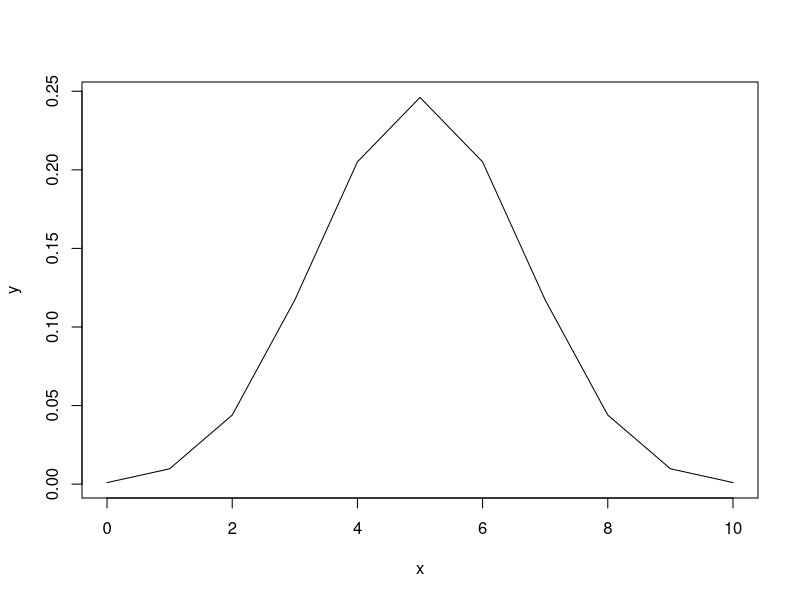
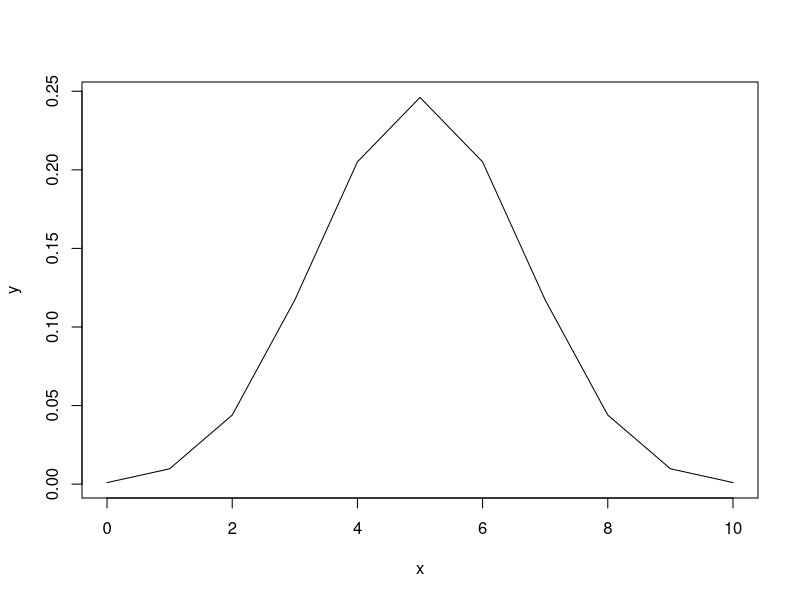
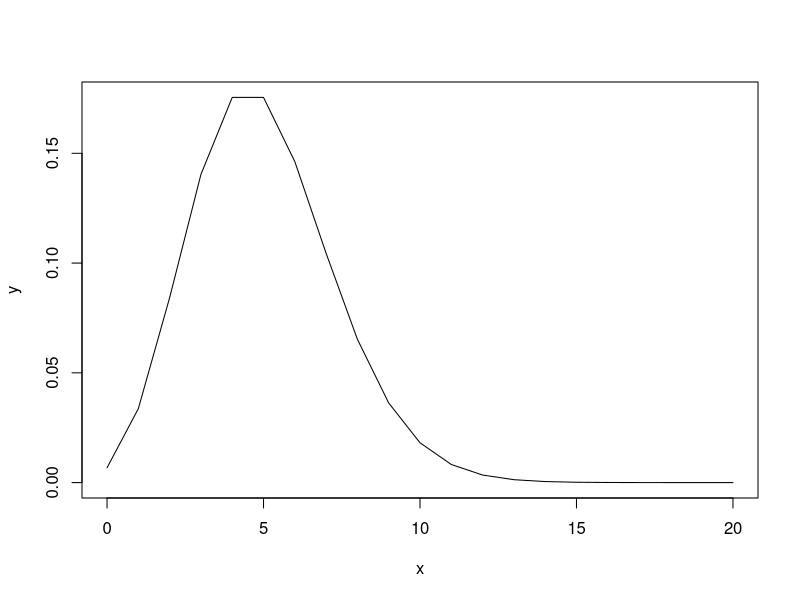
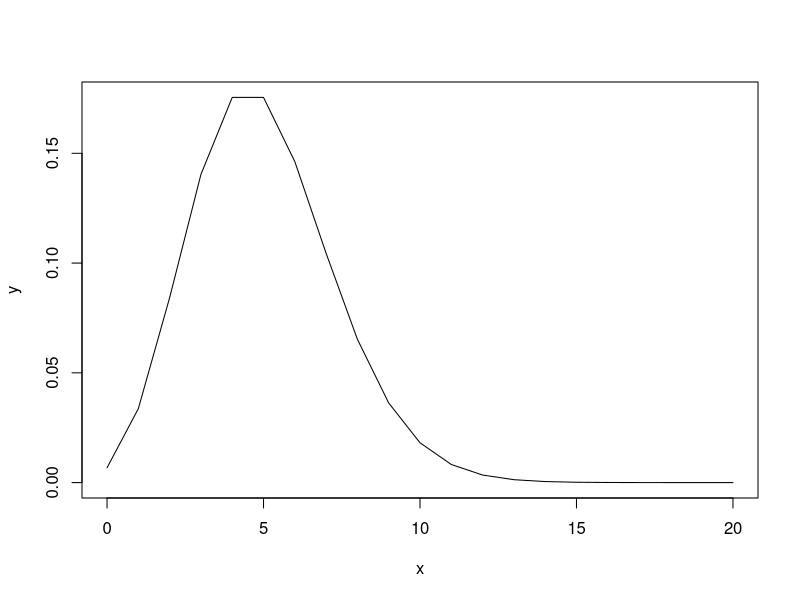
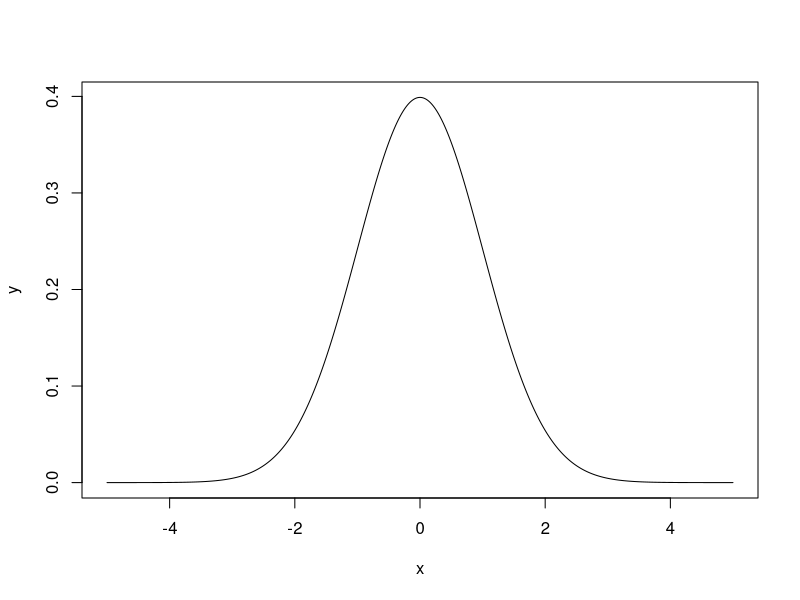
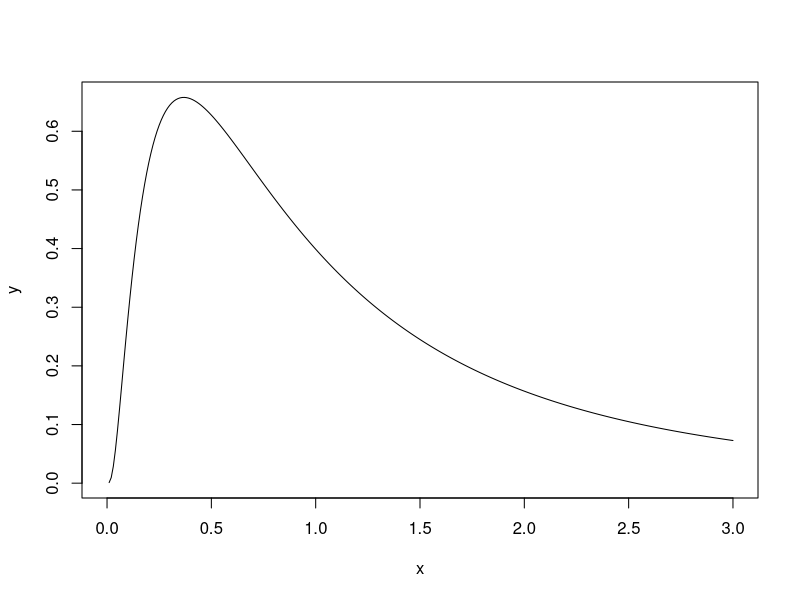
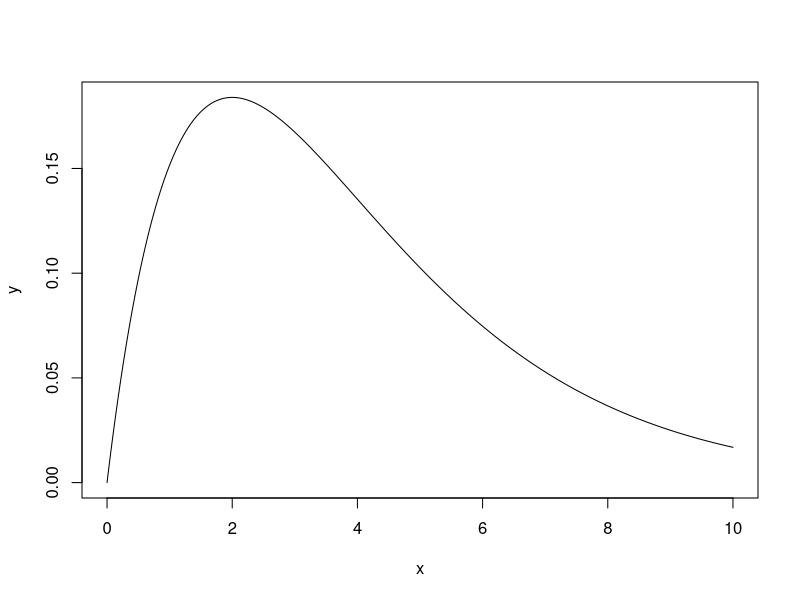
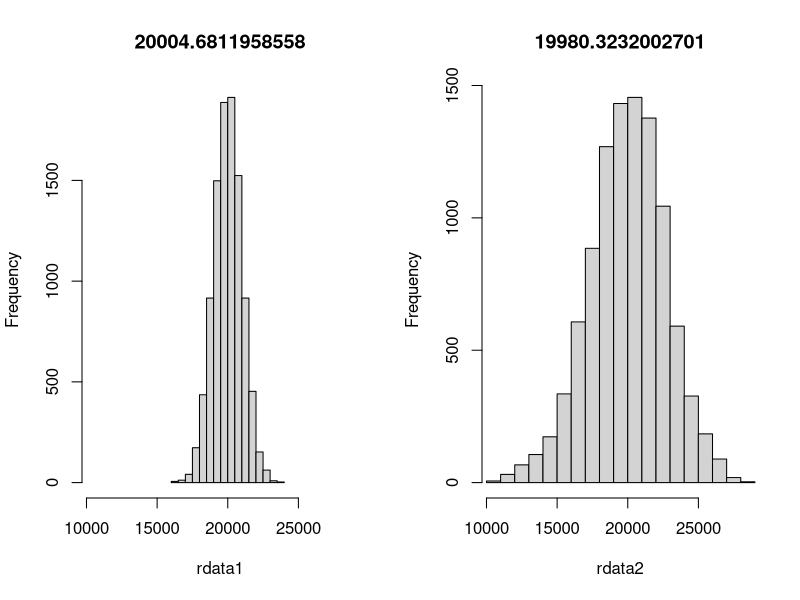

These charts were generated, in order, by the following R code:
## ---- chunk 1
# 式から
p<-0.5
N<-10
x<-c(0:N)
y<-choose(N,x)*p^x*(1-p)^(N-x)
plot(x,y,type='l')
## ---- chunk 2
# 関数で
x<-c(0:10)
y<-dbinom(x,10,0.5)
plot(x,y,type='l')
## ---- chunk 3
    # 式から
    lambda<-5
    x<-c(0:20)
    y<-exp(-lambda)*lambda^x/factorial(x)
    plot(x,y,type='l')
## ---- chunk 4
  # 関数で
  lmbd<-5
  x<-c(0:20)
  y<-dpois(x,lambda=lmbd)
  plot(x,y,type='l')
## ---- chunk 5
    v<-1
    m<-0
    x<-seq(-5,5,0.01)
    y<-(1/sqrt(2*pi*v))*exp(-(x-m)^2/(2*v))
    plot(x,y,type='l')
## ---- chunk 6
    v<-1
    m<-0
    x<-seq(0,3,0.01)
    y<-1/(sqrt(2*pi*v)*x)*exp(-(log(x)-m)^2/(2*v))
    plot(x,y,type='l')
## ---- chunk 7
    shp<-2
    scl<-2
    x<-seq(0,10,0.01)
    y<-dgamma(x,shape=shp, rate=1/scl)
    plot(x,y,type='l')
## ---- chunk 8
b0<-3000
b1<-850
layout(matrix(1:2, ncol=2))
rdata1<-numeric()
rdata2<-numeric()
tp<-numeric()
for (rp in 1:100){
  tp[rp]<-rnorm(1,mean=20,sd=3)
  rdata1<-append(rdata1,rnorm(100,mean=20000,sd=1000))
  rdata2<-append(rdata2,rnorm(100,mean=b1*tp[rp]+b0,sd=1000))
}
hist(rdata1,xlim=c(min(rdata2),max(rdata2)),main=mean(rdata1))
hist(rdata2, xlim=c(min(rdata2),max(rdata2)),main=mean(rdata2))

## ---- chunk 9
layout(matrix(1:2, ncol=2))
rdata<-rnorm(10000)
hist(rdata, breaks=12)
v<-1
m<-0
x<-seq(-5,5,0.01)
y<-(1/sqrt(2*pi*v))*exp(-(x-m)^2/(2*v))
plot(x,y,type='l')
## ---- chunk 10
na<-1
nb<-1
aAi<-0.5
aBi<-1-aAi
bAi<-0.2
bBi<-1-bAi

nrp<-30
rAA<-0.4
rAB<-0.6
rBB<-0.1
rBA<-0.9
naA<-numeric(nrp)
naB<-numeric(nrp)
nbA<-numeric(nrp)
nbB<-numeric(nrp)
naA[1]<-na*aAi
naB[1]<-na*aBi
nbA[1]<-nb*bAi
nbB[1]<-nb*bBi
for(rp in 2:nrp){
  naA[rp]<-naA[rp-1]*rAA+naB[rp-1]*rBA
  naB[rp]<-naA[rp-1]*rAB+naB[rp-1]*rBB
  nbA[rp]<-nbA[rp-1]*rAA+nbB[rp-1]*rBA
  nbB[rp]<-nbA[rp-1]*rAB+nbB[rp-1]*rBB
}
layout(matrix(1:2, ncol=2))
plot(naA, type='l',col='red',ylim=c(0,1.0))
par(new=T)
plot(naB, type='l',col='blue',xlab='',ylab='',ylim=c(0,1.0))
plot(nbA, type='l',col='red',ylim=c(0,1.0))
par(new=T)
plot(nbB, type='l',col='blue',xlab='',ylab='',ylim=c(0,1.0))
## ---- chunk 11
layout(matrix(1:2, ncol=2))
nrp<-2000
data<-c(2.4,3.2,2.2,4.6,3.3)
ti<-runif(1,min=-2,max=2) # -2から2の連続一様分布に従う乱数
knl<-numeric(nrp)
theta<-numeric(nrp)
theta[1]<-ti
ratio<-1
for (rp in 1:nrp){
  kp<-numeric(length(data))
  for (d in 1:length(data)){
    kp[d]<-exp(-((data[d]-theta[rp])^2)/2)/sqrt(2)*pi
  }
  knl[rp]<-prod(kp)*exp(-(theta[rp]^2/20000))/sqrt(20000*pi)
  
  if (rp>1){
    lr<-knl[rp]/knl[rp-1]
    if (runif(1)>lr){
      #print(lr)
      theta[rp]<-theta[rp-1]
      knl[rp]<-knl[rp-1]
    }
  }
  theta[rp+1]<-theta[rp]+rnorm(1,0,1)
}
plot(theta[1:nrp],type='l', main=mean(theta))
hist(theta)
## ---- chunk 12
layout(matrix(1:2, ncol=2))
data<-c(4,3,4,5,5,2,3,1,4,0,1,5,5,6,5,4,4,5,3,4)
hist(data,breaks=c(-1:7))
logb<-function(x) sum(log(dbinom(data, 8, x)))
q <- seq(0.2, 0.7, 0.01)
plot(q, sapply(q, logb), type='l')
## ---- chunk 13
nrp<-1000
qi<-0.800
n<-8
data<-c(4,3,4,5,5,2,3,1,4,0,1,5,5,6,5,4,4,5,3,4)
logL<-numeric(nrp)
q<-numeric(nrp)
q[1]<-qi
for (rp in 1:nrp){
  lh<-numeric(length(data))
  for (d in 1:length(data)){
    lh[d]<-choose(n,data[d])*q[rp]^data[d]*(1-q[rp])^(n-data[d])
  }
  logL[rp]<-log(prod(lh))
  if (rp>1){
    if (logL[rp]<logL[rp-1]){
      q[rp]<-q[rp-1]
      logL[rp]<-logL[rp-1]
    }
  }
  if (round(runif(1))){
    q[rp+1]<-q[rp]+0.001
  }else{
    q[rp+1]<-q[rp]-0.001
  }
}
plot(q[1:nrp],type='l', main=q[nrp])
## ---- chunk 14
layout(matrix(1:2, ncol=2))
nrp<-100000
qi<-0.30
n<-8
data<-c(4,3,4,5,5,2,3,1,4,0,1,5,5,6,5,4,4,5,3,4)
logL<-numeric(nrp)
q<-numeric(nrp)
q[1]<-qi
lr<-1
for (rp in 1:nrp){
  lh<-numeric(length(data))
  for (d in 1:length(data)){
    lh[d]<-choose(n,data[d])*q[rp]^data[d]*(1-q[rp])^(n-data[d])
  }
  logL[rp]<-log(prod(lh))
  if (rp>1){
    lr<-exp(logL[rp]-logL[rp-1])
    if (runif(1)>lr){
      #print(lr)
      q[rp]<-q[rp-1]
      logL[rp]<-logL[rp-1]
    }
  }
  if (round(runif(1))){
    q[rp+1]<-min(0.99,q[rp]+0.01)
  }else{
    q[rp+1]<-max(0.01,q[rp]-0.01)
  }
}
plot(q[1:nrp],type='l', main=mean(q))
hist(q)
